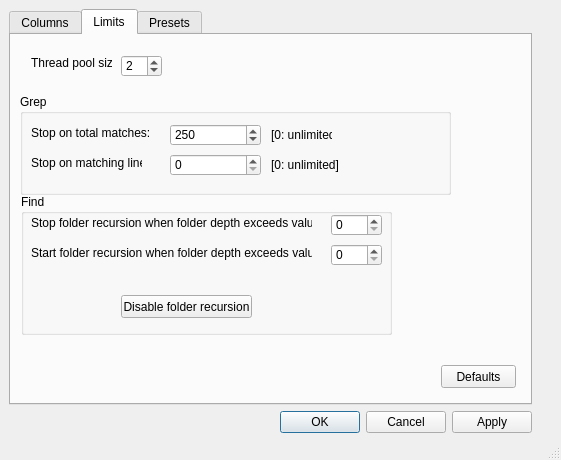
<?xml version="1.0" encoding="UTF-8"?>
<ui version="4.0">
 <class>Settings</class>
 <widget class="QDialog" name="Settings">
  <property name="geometry">
   <rect>
    <x>0</x>
    <y>0</y>
    <width>561</width>
    <height>460</height>
   </rect>
  </property>
  <property name="windowTitle">
   <string>Settings</string>
  </property>
  <property name="sizeGripEnabled">
   <bool>true</bool>
  </property>
  <property name="modal">
   <bool>true</bool>
  </property>
  <widget class="QWidget" name="layoutWidget">
   <property name="geometry">
    <rect>
     <x>9</x>
     <y>9</y>
     <width>523</width>
     <height>424</height>
    </rect>
   </property>
   <layout class="QGridLayout" name="gridLayout">
    <item row="1" column="0">
     <widget class="QDialogButtonBox" name="settingsButtonBox">
      <property name="orientation">
       <enum>Qt::Horizontal</enum>
      </property>
      <property name="standardButtons">
       <set>QDialogButtonBox::Apply|QDialogButtonBox::Cancel|QDialogButtonBox::Ok</set>
      </property>
     </widget>
    </item>
    <item row="0" column="0">
     <widget class="QTabWidget" name="settingsTabWidget">
      <property name="minimumSize">
       <size>
        <width>521</width>
        <height>391</height>
       </size>
      </property>
      <property name="inputMethodHints">
       <set>Qt::ImhDigitsOnly</set>
      </property>
      <property name="currentIndex">
       <number>1</number>
      </property>
      <widget class="QWidget" name="columnsWidget">
       <attribute name="title">
        <string>Columns</string>
       </attribute>
       <widget class="QWidget" name="layoutWidget">
        <property name="geometry">
         <rect>
          <x>21</x>
          <y>21</y>
          <width>345</width>
          <height>216</height>
         </rect>
        </property>
        <layout class="QGridLayout" name="gridLayout_2">
         <item row="0" column="0" rowspan="3">
          <layout class="QVBoxLayout" name="verticalLayout">
           <item>
            <widget class="QLabel" name="includeLabel_3">
             <property name="text">
              <string>Active Columns</string>
             </property>
            </widget>
           </item>
           <item>
            <widget class="QListWidget" name="includeListWidget_3">
             <property name="sortingEnabled">
              <bool>true</bool>
             </property>
             <item>
              <property name="text">
               <string>Accessed</string>
              </property>
             </item>
             <item>
              <property name="text">
               <string>Created</string>
              </property>
             </item>
             <item>
              <property name="text">
               <string>Extension</string>
              </property>
             </item>
             <item>
              <property name="text">
               <string>Filename</string>
              </property>
             </item>
             <item>
              <property name="text">
               <string>Folder</string>
              </property>
             </item>
             <item>
              <property name="text">
               <string>Matches</string>
              </property>
             </item>
             <item>
              <property name="text">
               <string>Modified</string>
              </property>
             </item>
             <item>
              <property name="text">
               <string>Size</string>
              </property>
             </item>
            </widget>
           </item>
          </layout>
         </item>
         <item row="0" column="1">
          <layout class="QVBoxLayout" name="verticalLayout_5">
           <item>
            <widget class="QPushButton" name="addPushButton_8">
             <property name="text">
              <string>Add</string>
             </property>
            </widget>
           </item>
           <item>
            <widget class="QPushButton" name="addPushButton_11">
             <property name="text">
              <string>Edit</string>
             </property>
            </widget>
           </item>
           <item>
            <widget class="QPushButton" name="addPushButton_13">
             <property name="text">
              <string>Delete</string>
             </property>
            </widget>
           </item>
          </layout>
         </item>
         <item row="1" column="1">
          <spacer name="verticalSpacer">
           <property name="orientation">
            <enum>Qt::Vertical</enum>
           </property>
           <property name="sizeHint" stdset="0">
            <size>
             <width>20</width>
             <height>28</height>
            </size>
           </property>
          </spacer>
         </item>
         <item row="2" column="1">
          <layout class="QVBoxLayout" name="verticalLayout_4">
           <item>
            <widget class="QPushButton" name="addPushButton_10">
             <property name="text">
              <string>Move Up</string>
             </property>
            </widget>
           </item>
           <item>
            <widget class="QPushButton" name="addPushButton_12">
             <property name="text">
              <string>Move Down</string>
             </property>
            </widget>
           </item>
          </layout>
         </item>
        </layout>
       </widget>
      </widget>
      <widget class="QWidget" name="limitsWidget">
       <attribute name="title">
        <string>Limits</string>
       </attribute>
       <widget class="QSpinBox" name="poolSpinBox">
        <property name="geometry">
         <rect>
          <x>110</x>
          <y>20</y>
          <width>41</width>
          <height>22</height>
         </rect>
        </property>
        <property name="minimum">
         <number>1</number>
        </property>
        <property name="maximum">
         <number>8</number>
        </property>
        <property name="value">
         <number>2</number>
        </property>
       </widget>
       <widget class="QLabel" name="poolLabel">
        <property name="geometry">
         <rect>
          <x>20</x>
          <y>20</y>
          <width>81</width>
          <height>16</height>
         </rect>
        </property>
        <property name="text">
         <string>Thread pool size:</string>
        </property>
        <property name="buddy">
         <cstring>poolSpinBox</cstring>
        </property>
       </widget>
       <widget class="QLabel" name="matchesLabel">
        <property name="geometry">
         <rect>
          <x>260</x>
          <y>90</y>
          <width>61</width>
          <height>20</height>
         </rect>
        </property>
        <property name="text">
         <string>[0: unlimited]</string>
        </property>
       </widget>
       <widget class="QLabel" name="linesLabel">
        <property name="geometry">
         <rect>
          <x>260</x>
          <y>120</y>
          <width>71</width>
          <height>20</height>
         </rect>
        </property>
        <property name="text">
         <string>[0: unlimited]</string>
        </property>
       </widget>
       <widget class="QLabel" name="label">
        <property name="geometry">
         <rect>
          <x>20</x>
          <y>90</y>
          <width>131</width>
          <height>16</height>
         </rect>
        </property>
        <property name="text">
         <string>Stop on total matches:</string>
        </property>
       </widget>
       <widget class="QLabel" name="label_2">
        <property name="geometry">
         <rect>
          <x>20</x>
          <y>120</y>
          <width>111</width>
          <height>16</height>
         </rect>
        </property>
        <property name="text">
         <string>Stop on matching lines:</string>
        </property>
       </widget>
       <widget class="QLabel" name="label_3">
        <property name="geometry">
         <rect>
          <x>20</x>
          <y>180</y>
          <width>281</width>
          <height>16</height>
         </rect>
        </property>
        <property name="text">
         <string>Stop folder recursion when folder depth exceeds value?</string>
        </property>
       </widget>
       <widget class="QLabel" name="label_4">
        <property name="geometry">
         <rect>
          <x>20</x>
          <y>210</y>
          <width>281</width>
          <height>16</height>
         </rect>
        </property>
        <property name="text">
         <string>Start folder recursion when folder depth exceeds value?</string>
        </property>
       </widget>
       <widget class="QPushButton" name="defaultLimitsPushButton">
        <property name="geometry">
         <rect>
          <x>430</x>
          <y>330</y>
          <width>75</width>
          <height>23</height>
         </rect>
        </property>
        <property name="text">
         <string>Defaults</string>
        </property>
       </widget>
       <widget class="QGroupBox" name="groupBox">
        <property name="geometry">
         <rect>
          <x>9</x>
          <y>59</y>
          <width>431</width>
          <height>101</height>
         </rect>
        </property>
        <property name="inputMethodHints">
         <set>Qt::ImhDigitsOnly</set>
        </property>
        <property name="title">
         <string>Grep</string>
        </property>
        <widget class="QSpinBox" name="matchesSpinBox">
         <property name="geometry">
          <rect>
           <x>150</x>
           <y>30</y>
           <width>91</width>
           <height>22</height>
          </rect>
         </property>
         <property name="accelerated">
          <bool>true</bool>
         </property>
         <property name="maximum">
          <number>999999999</number>
         </property>
         <property name="value">
          <number>250</number>
         </property>
        </widget>
        <widget class="QSpinBox" name="linesSpinBox">
         <property name="geometry">
          <rect>
           <x>150</x>
           <y>60</y>
           <width>91</width>
           <height>22</height>
          </rect>
         </property>
         <property name="accelerated">
          <bool>true</bool>
         </property>
         <property name="maximum">
          <number>999999999</number>
         </property>
        </widget>
       </widget>
       <widget class="QGroupBox" name="groupBox_2">
        <property name="geometry">
         <rect>
          <x>10</x>
          <y>159</y>
          <width>371</width>
          <height>141</height>
         </rect>
        </property>
        <property name="title">
         <string>Find</string>
        </property>
        <widget class="QSpinBox" name="depthMaxSpinBox">
         <property name="geometry">
          <rect>
           <x>310</x>
           <y>20</y>
           <width>51</width>
           <height>22</height>
          </rect>
         </property>
         <property name="maximum">
          <number>256</number>
         </property>
        </widget>
        <widget class="QSpinBox" name="depthMinSpinBox">
         <property name="geometry">
          <rect>
           <x>310</x>
           <y>50</y>
           <width>51</width>
           <height>22</height>
          </rect>
         </property>
         <property name="maximum">
          <number>256</number>
         </property>
        </widget>
       </widget>
       <widget class="QPushButton" name="recursionPushButton">
        <property name="geometry">
         <rect>
          <x>110</x>
          <y>260</y>
          <width>131</width>
          <height>23</height>
         </rect>
        </property>
        <property name="text">
         <string>Disable folder recursion</string>
        </property>
       </widget>
      </widget>
      <widget class="QWidget" name="presetsWidget">
       <attribute name="title">
        <string>Presets</string>
       </attribute>
       <widget class="QComboBox" name="targetComboBox">
        <property name="geometry">
         <rect>
          <x>64</x>
          <y>13</y>
          <width>421</width>
          <height>20</height>
         </rect>
        </property>
        <property name="editable">
         <bool>false</bool>
        </property>
        <property name="currentIndex">
         <number>-1</number>
        </property>
        <property name="maxVisibleItems">
         <number>16</number>
        </property>
       </widget>
       <widget class="QLabel" name="targetLabel">
        <property name="geometry">
         <rect>
          <x>23</x>
          <y>13</y>
          <width>31</width>
          <height>16</height>
         </rect>
        </property>
        <property name="maximumSize">
         <size>
          <width>232</width>
          <height>16777215</height>
         </size>
        </property>
        <property name="text">
         <string>Target</string>
        </property>
        <property name="buddy">
         <cstring>targetComboBox</cstring>
        </property>
       </widget>
       <widget class="QWidget" name="layoutWidget">
        <property name="geometry">
         <rect>
          <x>60</x>
          <y>40</y>
          <width>421</width>
          <height>20</height>
         </rect>
        </property>
        <layout class="QHBoxLayout" name="horizontalLayout"/>
       </widget>
       <widget class="QRadioButton" name="skipRadioButton">
        <property name="geometry">
         <rect>
          <x>350</x>
          <y>40</y>
          <width>41</width>
          <height>18</height>
         </rect>
        </property>
        <property name="text">
         <string>Skip</string>
        </property>
        <attribute name="buttonGroup">
         <string>buttonGroup</string>
        </attribute>
       </widget>
       <widget class="QRadioButton" name="onlyRadioButton">
        <property name="geometry">
         <rect>
          <x>209</x>
          <y>40</y>
          <width>41</width>
          <height>18</height>
         </rect>
        </property>
        <property name="text">
         <string>Only</string>
        </property>
        <attribute name="buttonGroup">
         <string>buttonGroup</string>
        </attribute>
       </widget>
       <widget class="QRadioButton" name="alsoRadioButton">
        <property name="geometry">
         <rect>
          <x>67</x>
          <y>40</y>
          <width>41</width>
          <height>18</height>
         </rect>
        </property>
        <property name="text">
         <string>Also</string>
        </property>
        <attribute name="buttonGroup">
         <string>buttonGroup</string>
        </attribute>
       </widget>
       <widget class="QLabel" name="commandLabel">
        <property name="geometry">
         <rect>
          <x>20</x>
          <y>100</y>
          <width>71</width>
          <height>16</height>
         </rect>
        </property>
        <property name="text">
         <string>Command Line</string>
        </property>
       </widget>
       <widget class="QLineEdit" name="commandLineEdit">
        <property name="geometry">
         <rect>
          <x>20</x>
          <y>120</y>
          <width>461</width>
          <height>20</height>
         </rect>
        </property>
       </widget>
       <widget class="Line" name="line_2">
        <property name="geometry">
         <rect>
          <x>0</x>
          <y>170</y>
          <width>521</width>
          <height>20</height>
         </rect>
        </property>
        <property name="orientation">
         <enum>Qt::Horizontal</enum>
        </property>
       </widget>
       <widget class="QCheckBox" name="binaryCheckBox">
        <property name="geometry">
         <rect>
          <x>60</x>
          <y>230</y>
          <width>101</width>
          <height>18</height>
         </rect>
        </property>
        <property name="text">
         <string>Exclude &amp;binaries</string>
        </property>
        <property name="checked">
         <bool>true</bool>
        </property>
       </widget>
       <widget class="QCheckBox" name="cStyleCheckBox">
        <property name="geometry">
         <rect>
          <x>60</x>
          <y>270</y>
          <width>191</width>
          <height>18</height>
         </rect>
        </property>
        <property name="text">
         <string>Only search C-style function names</string>
        </property>
       </widget>
       <widget class="QPushButton" name="globalPushButton">
        <property name="geometry">
         <rect>
          <x>130</x>
          <y>330</y>
          <width>281</width>
          <height>23</height>
         </rect>
        </property>
        <property name="text">
         <string>Edit Global Presets</string>
        </property>
       </widget>
       <widget class="QRadioButton" name="contentsRadioButton">
        <property name="geometry">
         <rect>
          <x>80</x>
          <y>250</y>
          <width>82</width>
          <height>17</height>
         </rect>
        </property>
        <property name="text">
         <string>By &amp;contents</string>
        </property>
        <attribute name="buttonGroup">
         <string>buttonGroup_2</string>
        </attribute>
       </widget>
       <widget class="QRadioButton" name="extensionRadioButton">
        <property name="geometry">
         <rect>
          <x>170</x>
          <y>250</y>
          <width>151</width>
          <height>17</height>
         </rect>
        </property>
        <property name="text">
         <string>By &amp;extension then contents</string>
        </property>
        <property name="checked">
         <bool>true</bool>
        </property>
        <attribute name="buttonGroup">
         <string>buttonGroup_2</string>
        </attribute>
       </widget>
       <widget class="QPushButton" name="addPushButton">
        <property name="geometry">
         <rect>
          <x>240</x>
          <y>80</y>
          <width>75</width>
          <height>23</height>
         </rect>
        </property>
        <property name="text">
         <string>Add</string>
        </property>
       </widget>
       <widget class="QPushButton" name="overridePushButton">
        <property name="geometry">
         <rect>
          <x>130</x>
          <y>300</y>
          <width>281</width>
          <height>23</height>
         </rect>
        </property>
        <property name="text">
         <string>Folder Overrides</string>
        </property>
       </widget>
       <widget class="QPushButton" name="defaultPresetsPushButton">
        <property name="geometry">
         <rect>
          <x>400</x>
          <y>250</y>
          <width>75</width>
          <height>23</height>
         </rect>
        </property>
        <property name="text">
         <string>Defaults</string>
        </property>
       </widget>
      </widget>
     </widget>
    </item>
   </layout>
  </widget>
 </widget>
 <resources/>
 <connections/>
 <buttongroups>
  <buttongroup name="buttonGroup_2"/>
  <buttongroup name="buttonGroup"/>
 </buttongroups>
</ui>
